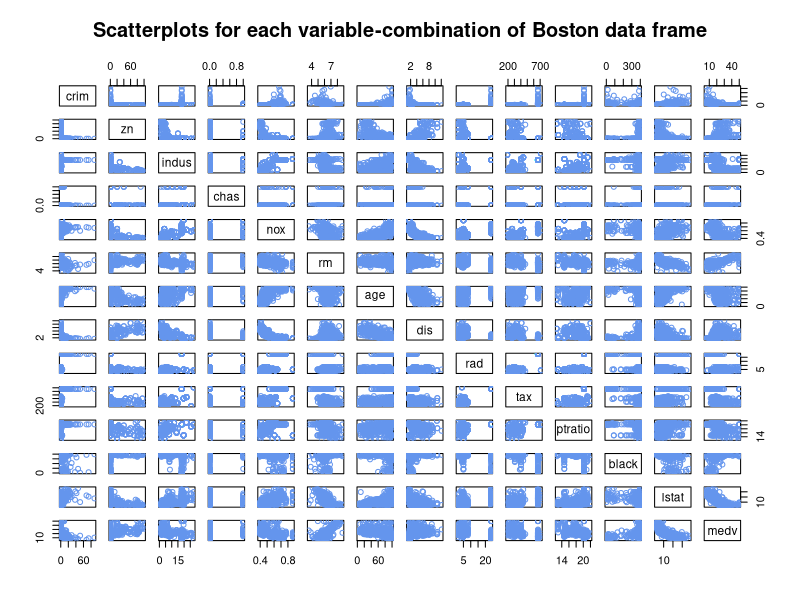
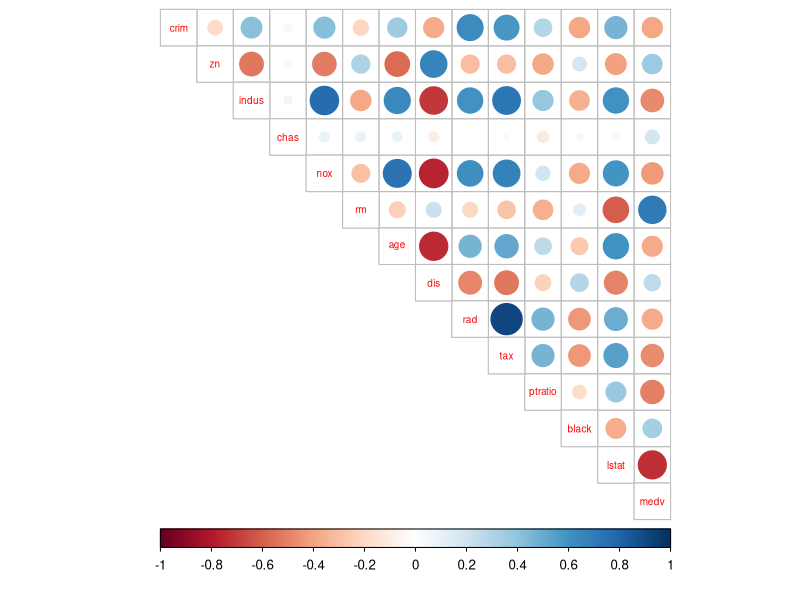
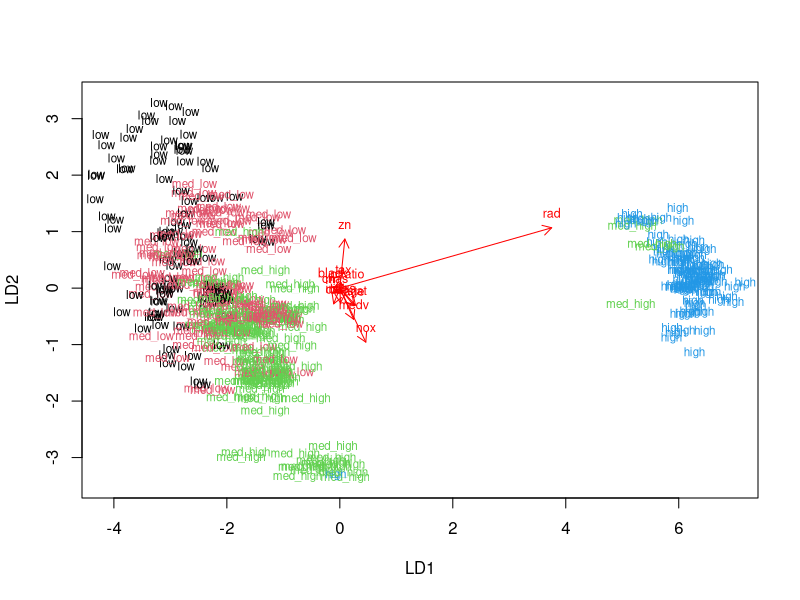
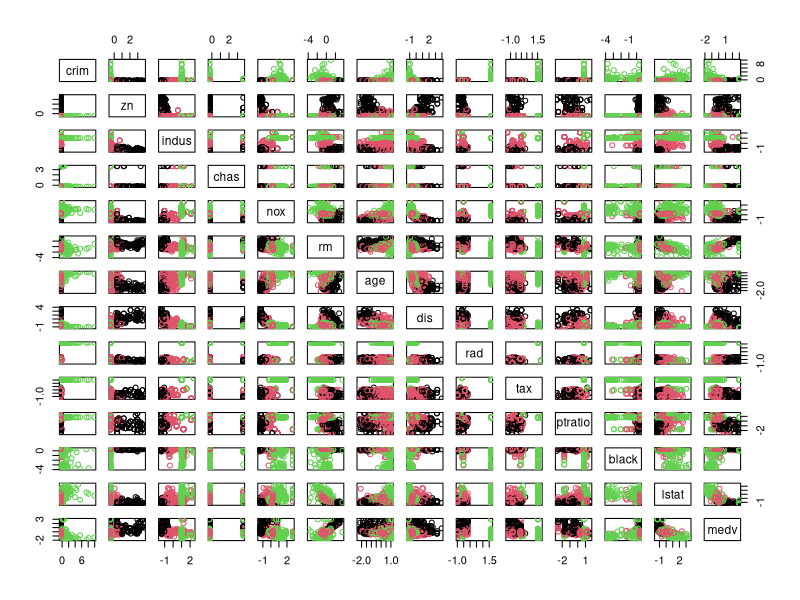
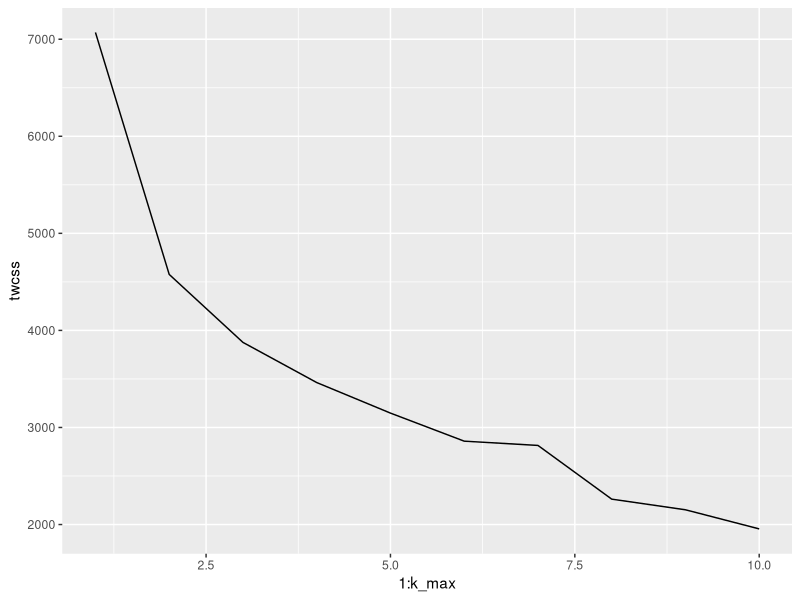
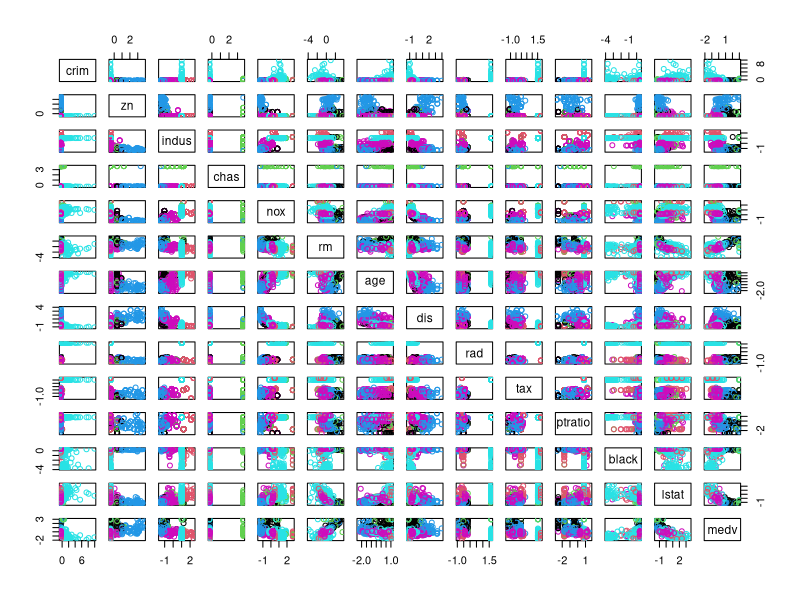
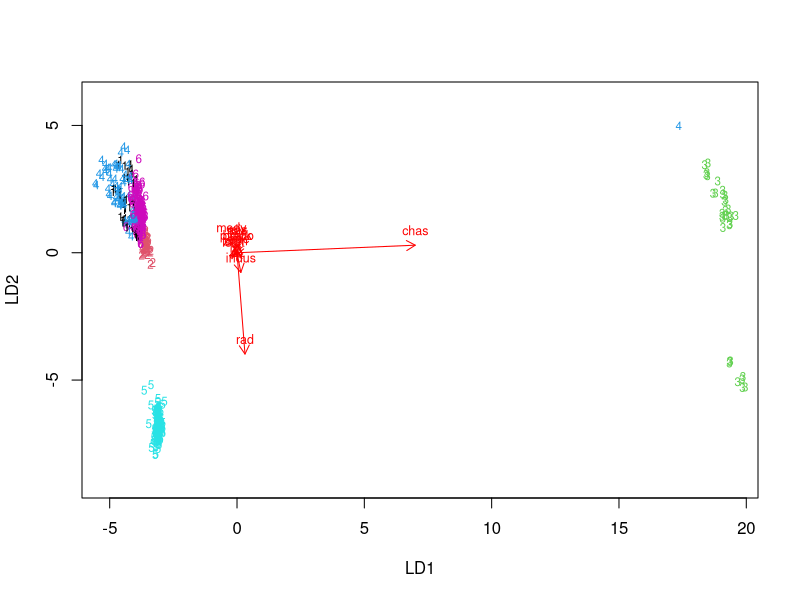

Source code (R) for these figures, in order:
## ---- chunk 1

library(MASS); library(tidyr); library(corrplot); library(dplyr); library(ggplot2) #load libraries
rm(list=ls())
data("Boston") #load the data

## ---- chunk 2

str(Boston) #structure of the dataset

## ---- chunk 3

summary(Boston) #summary of each variable separately

## ---- chunk 4

pairs(Boston,
      col = "cornflowerblue",
      main = "Scatterplots for each variable-combination of Boston data frame")

cor_matrix <- cor(Boston) %>% #correlation matrix
  round(digits=2)

corrplot(cor_matrix, method="circle", type="upper", cl.pos = "b", tl.pos = "d", tl.cex = 0.6) ##visualize the correlations


## ---- chunk 5

boston_scaled <- scale(Boston) # center and standardize variables

summary(boston_scaled) # summaries of the scaled variables

## ---- chunk 6

class(boston_scaled) # class of the boston_scaled object

boston_scaled<-as.data.frame(boston_scaled) # change the object to data frame

#Create a factor variable from numerical: binning by quantiles; variable `crim` (per capita crime rate by town)

summary(boston_scaled$crim) #summary

bins<-quantile(boston_scaled$crim) #save quantiles, bin limits, in 'bins'
bins

# create a categorical variable 'crime'
crime <- cut(boston_scaled$crim, breaks = bins, include.lowest = TRUE, label=c("low", "med_low", "med_high", "high"))

# look at the table of the new factor crime
table(crime)

# remove original crim from the dataset
boston_scaled <- dplyr::select(boston_scaled, -crim)

# add the new categorical value to scaled data
boston_scaled <- data.frame(boston_scaled, crime)
## ---- chunk 7

# number of rows in the Boston dataset 
n <- nrow(boston_scaled)

# choose randomly 80% of the rows
ind <- sample(n,  size = n * 0.8)

# create train set
train <- boston_scaled[ind,]

# create test set 
test <- boston_scaled[-ind,]

# save the correct classes from test data; save for later to calculate how well the model performed in prediction
correct_classes <- test$crime

# remove the crime variable from test data
test <- dplyr::select(test, -crime)
## ---- chunk 8

set.seed(123)
lda.fit <- lda(crime~., data = train)

lda.fit # print the lda.fit object

# the function for lda biplot arrows
lda.arrows <- function(x, myscale = 1, arrow_heads = 0.1, color = "red", tex = 0.75, choices = c(1,2)){
  heads <- coef(x)
  graphics::arrows(x0 = 0, y0 = 0, 
                   x1 = myscale * heads[,choices[1]], 
                   y1 = myscale * heads[,choices[2]], col=color, length = arrow_heads)
  text(myscale * heads[,choices], labels = row.names(heads), 
       cex = tex, col=color, pos=3)
}

# target classes as numeric
classes <- as.numeric(train$crime)

# plot the lda results
plot(lda.fit, dimen = 2, col=classes, pch = classes)
lda.arrows(lda.fit, myscale = 1.2)

## ---- chunk 9

# predict classes with test data
lda.pred <- predict(lda.fit, newdata = test)

# cross tabulate the results
table(correct = correct_classes, predicted = lda.pred$class)

## ---- chunk 10

data("Boston") #load the data again

boston_scaled_2 <- scale(Boston) # scaling variables
boston_scaled_2<-as.data.frame(boston_scaled_2) # change the object to data frame

dist_eu <- dist(boston_scaled_2) # euclidean distance matrix

summary(dist_eu) # look at the summary of the distances

# k-means clustering
km <- kmeans(boston_scaled_2, centers = 3) #centers = number of clusters

# plot the Boston dataset with clusters
pairs(boston_scaled_2, col = km$cluster) 
## ---- chunk 11

#K-means might produce different results every time, because it randomly assigns the initial cluster centers. The function `set.seed()` can be used to deal with that.
set.seed(123)

# determine the number of clusters
k_max <- 10

# calculate the total within sum of squares
twcss <- sapply(1:k_max, function(k){kmeans(boston_scaled_2, k)$tot.withinss})

# visualize the results
qplot(x = 1:k_max, y = twcss, geom = 'line')


## ---- chunk 12

km <- kmeans(boston_scaled_2, centers = 6) # k-means clustering

print(km)

## ---- chunk 13

pairs(boston_scaled_2, col = km$cluster)

## ---- chunk 14

data("Boston")
boston_scaled_bonus <- scale(Boston) # scaling
boston_scaled_bonus<-as.data.frame(boston_scaled_bonus) # change the object to data frame

#clusters: km$cluster

#LDA
set.seed(123)
lda.fit_bonus <- lda(km$cluster~., data = boston_scaled_bonus)

lda.fit_bonus # print the lda.fit object

# the function for lda biplot arrows
lda.arrows <- function(x, myscale = 1, arrow_heads = 0.1, color = "red", tex = 0.75, choices = c(1,2)){
  heads <- coef(x)
  graphics::arrows(x0 = 0, y0 = 0, 
                   x1 = myscale * heads[,choices[1]], 
                   y1 = myscale * heads[,choices[2]], col=color, length = arrow_heads)
  text(myscale * heads[,choices], labels = row.names(heads), 
       cex = tex, col=color, pos=3)
}

# target classes as numeric
classes_bonus <- as.numeric(km$cluster)

# plot the lda results
plot(lda.fit_bonus, dimen = 2, col=classes_bonus, pch = classes_bonus)
lda.arrows(lda.fit_bonus, myscale = 1.2)

## ---- chunk 15

model_predictors <- dplyr::select(train, -crime)

# check the dimensions
dim(model_predictors)
dim(lda.fit$scaling)

# matrix multiplication
matrix_product <- as.matrix(model_predictors) %*% lda.fit$scaling
matrix_product <- as.data.frame(matrix_product)


